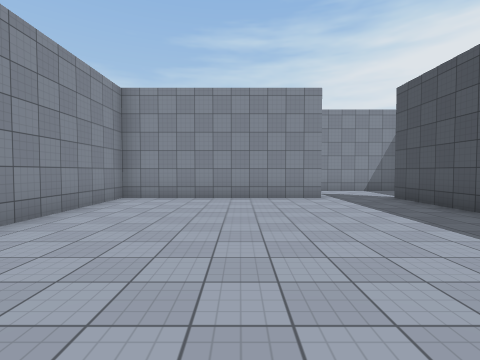
[1] (above)

17 first-person views from a walk through a Unity game level. The camera is 1.5 m above the floor, tilts 2° down and sees 85° across. The floor is counted in squares, 2 m on a side. Each view is taken from the middle of a square. On the plan, view 1 faces up. The plan holds only what a view shows up to about 9 squares ahead; the rest is blank. The place goes on beyond the plan. The player character is not drawn. Door leaves are left out, so doorways stand open. Some surface patterns are stand-ins.

[2]
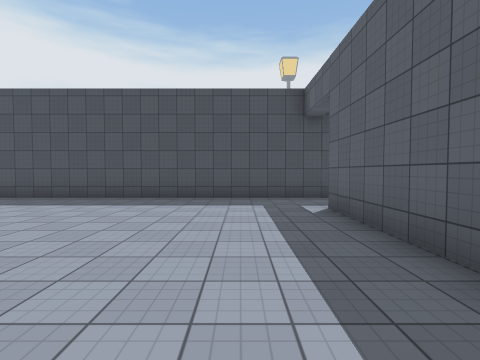

[3]
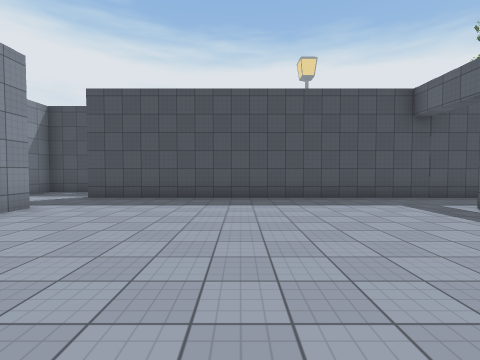

[4]
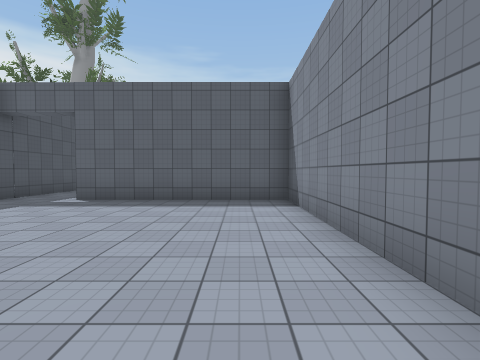

[5]
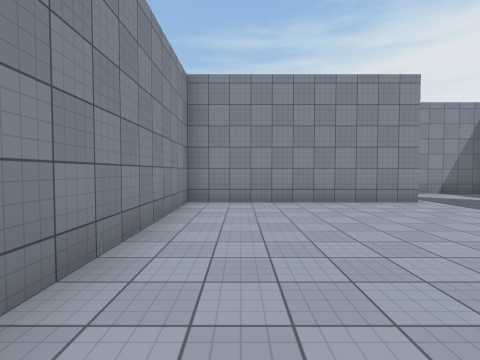

[6]
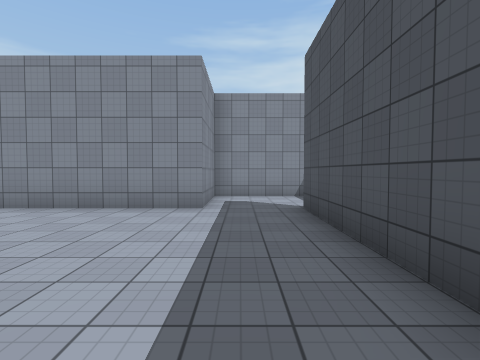

[7]
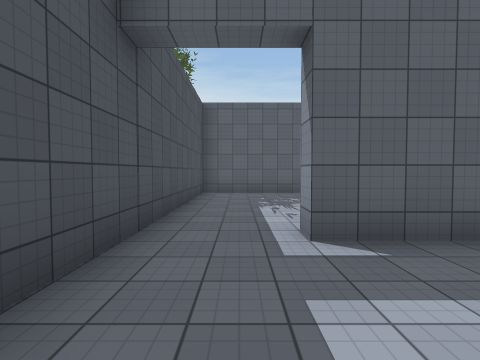

[8]
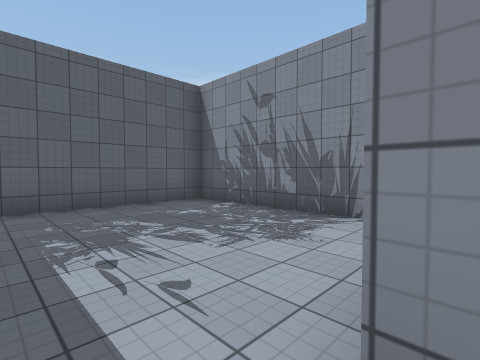

[9]
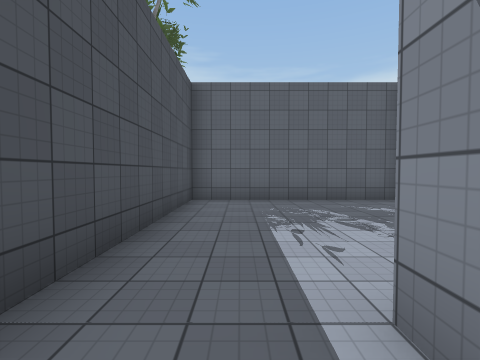

[10]
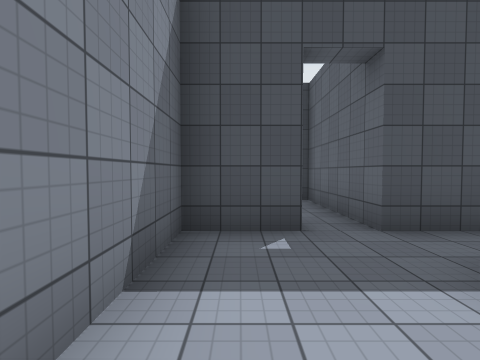

[11]
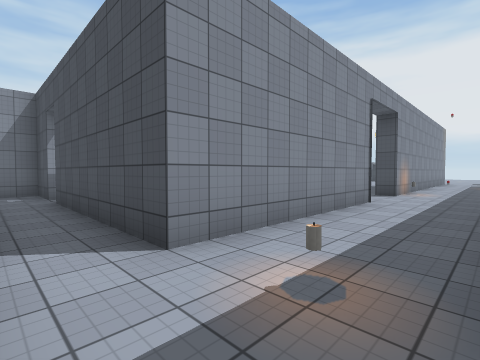

[12]
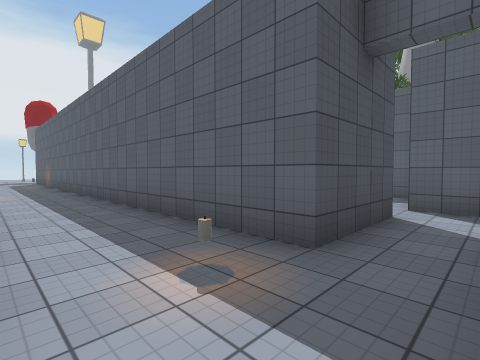

[13]
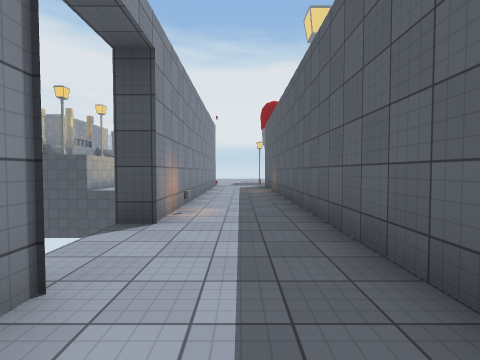

[14]
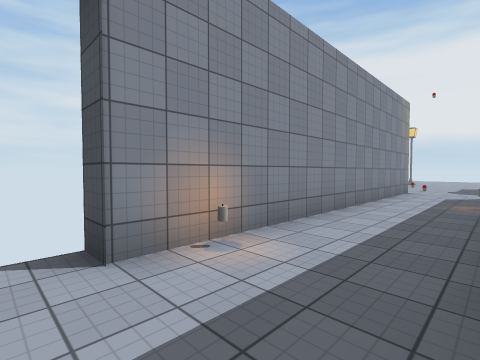

[15]
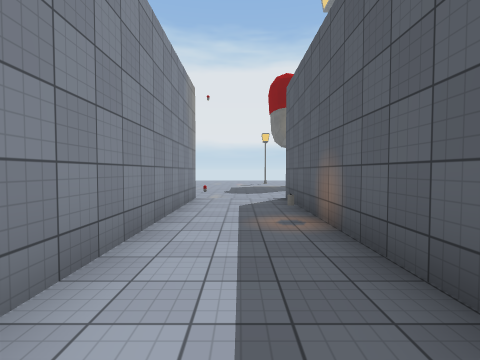

[16]
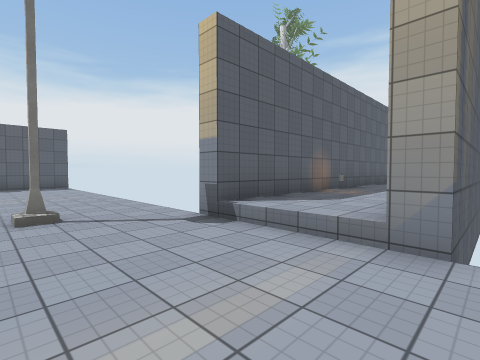

[17]
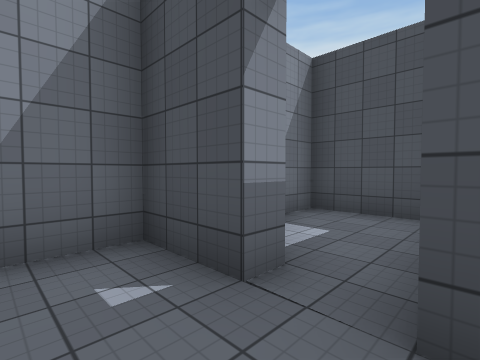

### Floor plan
Key: @ floor where view 1 was taken; # wall or solid block; . main floor; - floor 0.5 m lower than the main floor; D open door; = window, fence, low wall or low ledge.
Columns run from 4 left of view 1 to 26 right of it. Each row starts with its distance up from view 1.
 10       ###### ##
  9       #....#..#
  8 #######.......#
  7 #.......#..####
  6 #.......#..#
  5 #.......#..#
  4 #.......#..#
  3 #.......#..#####DD##########---
  2 #.......#.......DD#........D---
  1 #.......#..=...............D---
  0 #...@...#..................D---
 -1 #.......#..#################---
 -2 #######.#..#                -#-
 -3   #.....##.                 ---
 -4   #......##.                ---
 -5   #......# .                ---
 -6   #......# .                ---
 -7   #......###                ---
 -8   ########                  --

Where each view was taken, in squares from view 1:
view 1: 0 up, 0 right, facing up
view 2: 0 up, 3 left, facing right
view 3: 3 up, 3 left, facing right
view 4: 5 up, 2 left, facing down
view 5: 1 up, 2 left, facing up
view 6: 2 up, 3 right, facing up
view 7: 1 up, 3 right, facing down
view 8: 2 down, 3 right, facing down-left
view 9: 1 down, 3 right, facing down
view 10: 9 up, 3 right, facing right
view 11: 0 up, 5 right, facing up-right
view 12: 2 up, 5 right, facing down-right
view 13: 1 up, 10 right, facing right
view 14: 0 up, 13 right, facing up-right
view 15: 1 up, 16 right, facing right
view 16: 3 up, 26 right, facing down-left
view 17: 7 up, 5 right, facing up-right
